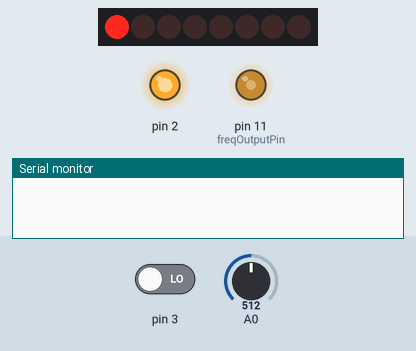
Recording of a sketch running on a simulated Arduino Uno, built with avr-gcc and run on an emulated ATmega328P. On the bench: 8 shift-register outputs drawn as a row of LEDs (first output left, lit = HIGH), output pins drawn as LEDs (lit = HIGH), the last lines printed to the serial monitor. Wiring (inferred from the names in the program): shift register (74HC595): data pin 5; shift clock pin 7; latch pin 6. Wiring (inferred from the signals the program sends): row of LEDs: on Q0, Q1, Q2, Q3, Q4, Q5, Q6, Q7. The inputs (shaded band) are chosen by the test bench; at power-on: A0 = 512, pin 3 LOW. Pins used as bus, display or sensor lines are not drawn.

Above: at 1.2 s.
1.3 s: A0 set to 0
3.1 s: pin 3 driven HIGH
At 3.64 s:
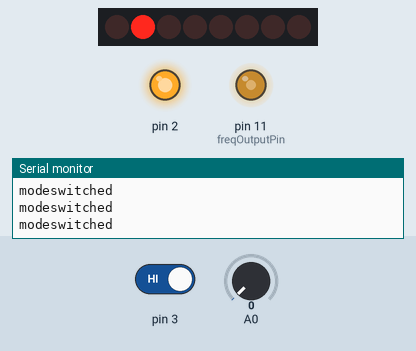
6.1 s: pin 3 driven LOW
7.6 s: A0 set to 122
10.0 s: A0 set to 263
13.0 s: A0 set to 292
Timing chart, 0 to 15.5 s (numbered marks = the images above; inputs shaded):
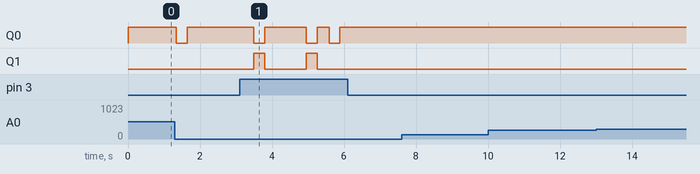

Measured:
- after the input at 3.1 s, Q0: goes LOW 0.30 s, HIGH 1.2 s, LOW 0.30 s, HIGH 0.33 s, LOW 0.30 s, then HIGH, starting after 0.40 s; Q1: alternates HIGH for 0.30 s and LOW for 1.2 s, starting after 0.40 s
- after the input at 6.1 s, every drawn part: stays the same

The sketch:

ottobot.ino
```cpp
// No Quarz required version for controlling a AY-3-8910 sound chip with the Arduino
// Author: Matio Klingemann http://incubator.quasimondo.com

// Credits:
// This is combination of code found in this tutorial:
// http://playground.arduino.cc/Main/AY38910
// (which is based on this http://kalshagar.wikispaces.com/Arduino+and+a+YMZ294)
// and code for generating a 2 MHz clock signal found here:
// http://forum.arduino.cc/index.php/topic,62964.0.html

////Pin connected to Data in (DS) of 74HC595
const int dataPin = 5;
//Pin connected to latch pin (ST_CP) of 74HC595
const int latchPin = 6;
//Pin connected to clock pin (SH_CP) of 74HC595
const int clockPin = 7;

const int pinBC1 =  13;
const int pinBCDIR =  12;

// 2mz clock pin
const int freqOutputPin = 11;   // OC2A output pin for ATmega328 boards

const int prescale  = 1;
const int ocr2aval  = 3;
const float period    = 2.0 * prescale * (ocr2aval+1) / (F_CPU/1.0e6);
const float freq      = 1.0e6 / period;

//modes
const int mode[7][12]{
  {0,2,4,5,7,9,11,12,14,16,17,19}, //major
  {0,2,3,5,7,9,10,12,14,15,17,19}, //dorian
  {0,1,3,5,7,8,10,12,13,15,17,19}, //phyrgian
  {0,2,4,6,7,9,11,12,14,16,18,19}, //lydian
  {0,2,4,5,7,9,10,12,14,16,17,19}, //mixolydian
  {0,2,3,5,7,8,10,12,14,15,17,19}, //aeolian/minor
  {0,1,3,5,6,8,10,12,13,15,17,18}, //locrian
};

int tempo;
int interval = 0;
int prog = 0;
int modeselect = 0;
int key = 0;
int songLength = 0;
int songWrite[7];
int song[] = {1,2,3,4,5,6,7};
boolean ascend = 1;
int keyWait = 0;
int modeWait = 0;

int tp[] = {//MIDI note number
  15289, 14431, 13621, 12856, 12135, 11454, 10811, 10204,//0-o7
  9631, 9091, 8581, 8099, 7645, 7215, 6810, 6428,//8-15
  6067, 5727, 5405, 5102, 4816, 4545, 4290, 4050,//16-23
  3822, 3608, 3405, 3214, 3034, 2863, 2703, 2551,//24-31
  2408, 2273, 2145, 2025, 1911, 1804, 1703, 1607,//32-39
  1517, 1432, 1351, 1276, 1204, 1136, 1073, 1012,//40-47
  956, 902, 851, 804, 758, 716, 676, 638,//48-55
  602, 568, 536, 506, 478, 451, 426, 402,//56-63
  379, 358, 338, 319, 301, 284, 268, 253,//64-71
  239, 225, 213, 201, 190, 179, 169, 159,//72-79
  150, 142, 134, 127, 119, 113, 106, 100,//80-87
  95, 89, 84, 80, 75, 71, 67, 63,//88-95
  60, 56, 53, 50, 47, 45, 42, 40,//96-103
  38, 36, 34, 32, 30, 28, 27, 25,//104-111
  24, 22, 21, 20, 19, 18, 17, 16,//112-119
  15, 14, 13, 13, 12, 11, 11, 10,//120-127
  0//off
};

//keyboard
int keys[] = {49,50,51,52,53,54,55};

void setup()
{
   //init pins
    pinMode(latchPin, OUTPUT);
    pinMode(dataPin, OUTPUT);
    pinMode(clockPin, OUTPUT);
    pinMode(pinBC1, OUTPUT);
    pinMode(pinBCDIR, OUTPUT);
    pinMode(freqOutputPin, OUTPUT);

  //reset pin
    pinMode(2,OUTPUT);
    digitalWrite(2,HIGH);
    digitalWrite(2,LOW);
    delayMicroseconds(5); // more than 500us required.
    digitalWrite(2,HIGH);

    init2MhzClock();

    set_mix( true, true, true, false, false, false );
    set_chA_amplitude(4,false);
    set_chB_amplitude(4,false);
    set_chC_amplitude(4,false);

    Serial.begin(9600);

}


void loop() {

    tempo = (20* (1 + ( analogRead(0) / 70)));

//    note = 40 + mode[modeselect][prog];

    set_envelope(true,true,true,false,analogRead(0));

    set_chA_amplitude(6,false);
    set_chB_amplitude(6,false);
    set_chC_amplitude(6,false);
    int note = 50+mode[modeselect][song[interval]];
    note_chA(note);
    note_chB(note+4);
    note_chC(note+7);
    modecheck();
    set_chA_amplitude(0,false);
    set_chB_amplitude(0,false);
    set_chC_amplitude(0,false);


    if(interval==6){
      ascend = 0;
      prog++;
    }

   if(interval == 0){
     ascend = 1;
   }

   if (ascend){
      interval++;
   }

   else{
     interval--;
   }

  if(prog > 7){
    prog = 0;
   }

}

void modecheck() {

//tempo
  for (int n=0; n < tempo; n++){

//check modeswitch button
      if(digitalRead(3) && modeWait <1){
        modeselect++;
        Serial.println("modeswitched");
        modeWait = 200;
        if (modeselect == 6){
          modeselect = 0;
        }
      }
//check for keyboard input A S or D
      if ((Serial.available() > 0) && keyWait < 1) {
        char inChar = Serial.read();
        key = findkey(inChar);

//if not too fast pressed and is digit 1_7 add note to song
        if (key > 0){
          songWrite[songLength] = key;
          songLength++;
          keyWait = 200;
        }
      }

        if (songLength == 7){
          for (int i = 0; i < 7; i++) {
            song[i] = songWrite[i];
          }
          songLength = 0;
          Serial.println("Song written: ");
            for (int i = 0; i < 7; i++) {
              Serial.print(song[i]);
              Serial.print(" ");
            }
        }

      delay(1);
      keyWait--;
      modeWait--;
  }
}

void  init2MhzClock()
{
    // Set Timer 2 CTC mode with no prescaling.  OC2A toggles on compare match
    //
    // WGM22:0 = 010: CTC Mode, toggle OC
    // WGM2 bits 1 and 0 are in TCCR2A,
    // WGM2 bit 2 is in TCCR2B
    // COM2A0 sets OC2A (arduino pin 11 on Uno or Duemilanove) to toggle on compare match
    //
    TCCR2A = ((1 << WGM21) | (1 << COM2A0));

    // Set Timer 2  No prescaling  (i.e. prescale division = 1)
    //
    // CS22:0 = 001: Use CPU clock with no prescaling
    // CS2 bits 2:0 are all in TCCR2B
    TCCR2B = (1 << CS20);

    // Make sure Compare-match register A interrupt for timer2 is disabled
    TIMSK2 = 0;
    // This value determines the output frequency
    OCR2A = ocr2aval;
}

void set_mix( boolean chA_tone,boolean chB_tone,boolean chC_tone,boolean chA_noise,boolean chB_noise,boolean chC_noise )
{
   write_data(7, B11000000 |
                   (chC_noise == true ? 0 : B00100000)|
                    (chB_noise == true? 0 : B00010000) |
                    (chA_noise == true ? 0 : B00001000) |
                    (chC_tone == true ? 0 : B00000100) |
                    (chB_tone == true ? 0 : B00000010) |
                    (chA_tone == true ? 0 : B00000001)
   );
}

void set_chA_amplitude(int amplitude, boolean useEnvelope )
{
   write_data(8, (amplitude & 0xf) | (useEnvelope != true ? 0 : B00010000 ) );
}

void set_chB_amplitude(int amplitude, boolean useEnvelope )
{
  write_data(9, (amplitude & 0xf) | (useEnvelope != true ? 0 : B00010000 ) );
}

void set_chC_amplitude(int amplitude, boolean useEnvelope )
{
  write_data(10, (amplitude & 0xf) | (useEnvelope != true ? 0: B00010000 ) );
}

void set_envelope( boolean hold, boolean alternate, boolean attack, boolean cont, unsigned long frequency )
{
    write_data(13, (hold == true ? 0 : 1)|
                    (alternate == true? 0 : 2) |
                    (attack == true ? 0 : 4) |
                    (cont == true ? 0 : 8)
                );

    write_data(11,frequency & 0xff );
    write_data(12,(frequency >> 8)& 0xff );

}

void note_chA(int i)
{
  write_data(0x00, tp[i]&0xff);
  write_data(0x01, (tp[i] >> 8)&0x0f);
}

void note_chB(int i)
{
  write_data(0x02, tp[i]&0xff);
  write_data(0x03, (tp[i] >> 8)&0x0f);
}

void note_chC(int i)
{
  write_data(0x04, tp[i]&0xff);
  write_data(0x05, (tp[i] >> 8)&0x0f);
}

void noise(int i)
{
  write_data(0x06, i&0x1f);
}

void mode_latch(){
    digitalWrite(pinBC1, HIGH);
    digitalWrite(pinBCDIR, HIGH);
}

void mode_write(){
    digitalWrite(pinBC1, LOW);
    digitalWrite(pinBCDIR, HIGH);
}

void mode_inactive(){
    digitalWrite(pinBC1, LOW);
    digitalWrite(pinBCDIR, LOW);
}

void write_data(unsigned char address, unsigned char data)
{
  mode_inactive();
  //write address

  digitalWrite(latchPin, LOW);
  // shift out the bits:
  shiftOut(dataPin, clockPin, MSBFIRST, address);

  //take the latch pin high so the LEDs will light up:
  digitalWrite(latchPin, HIGH);

  mode_latch();
  mode_inactive();

  //write data
  mode_write();

  digitalWrite(latchPin, LOW);
  // shift out the bits:
  shiftOut(dataPin, clockPin, MSBFIRST, data);

  //take the latch pin high so the LEDs will light up:
  digitalWrite(latchPin, HIGH);

  mode_inactive();
}

/* void recvData() {
 if (Serial.available() > 0) {
 input = Serial.read();
 newData = 1;
  }
}
*/

 int findkey(char inKey){
    int i;
    for(i = 0; i < 7; i++){
        if(keys[i] == inKey) return (i+1);
    }
    return 0;
  }
```
